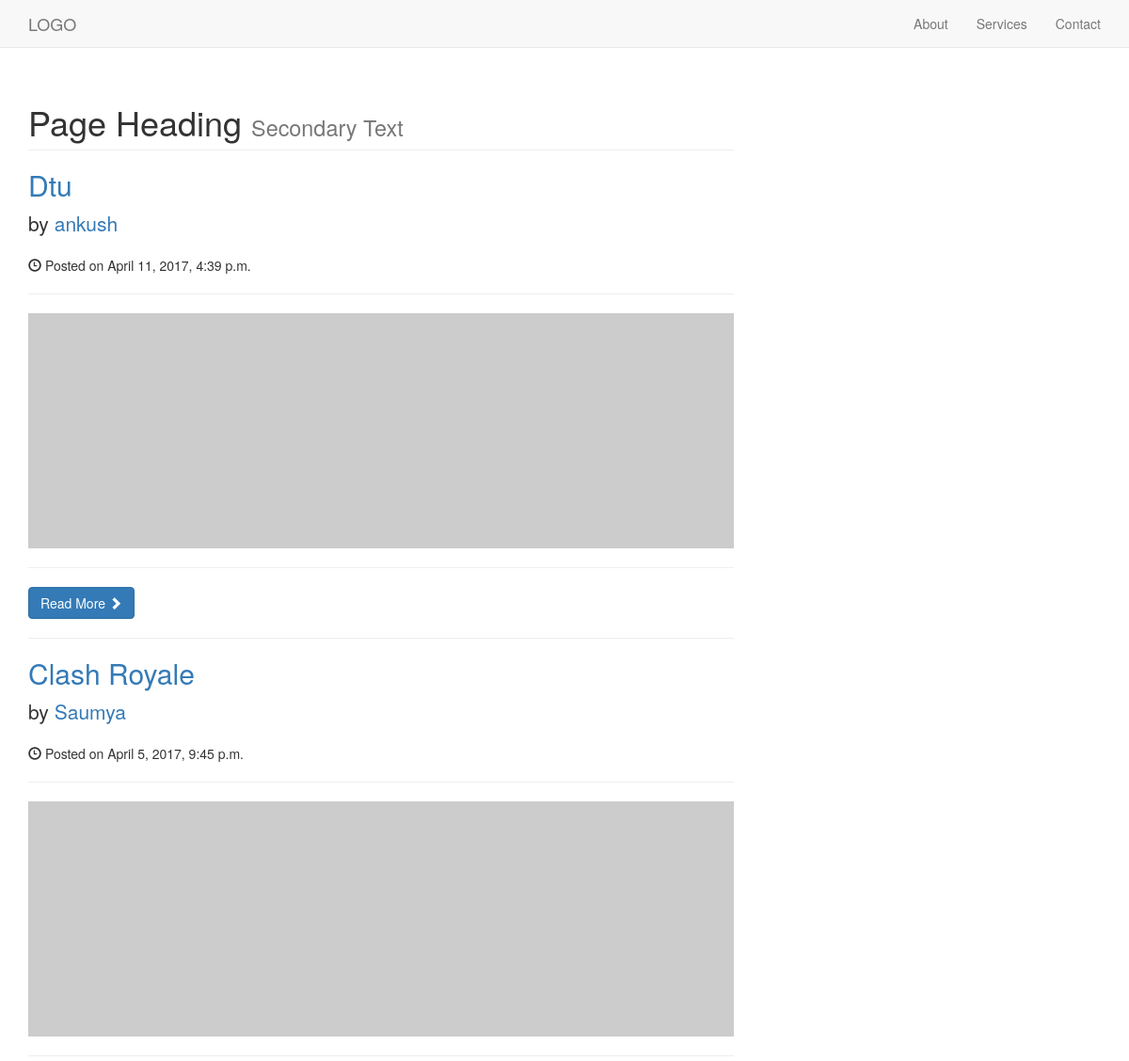
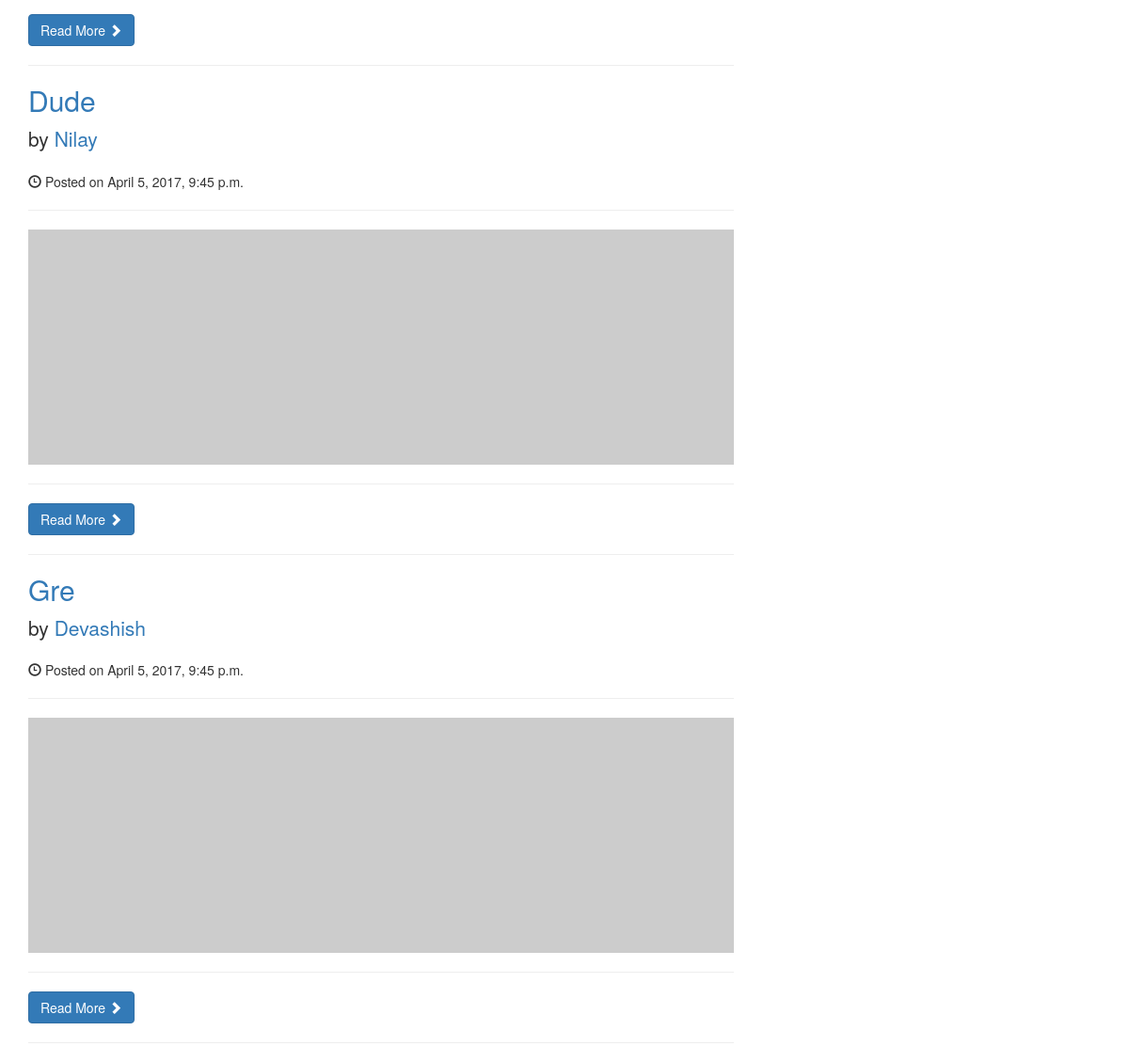
The page /recent/ on the database its author committed (2 pictures, top to bottom).
### add_blog/models.py (models this page shows, shortened)
class Blog(models.Model):
    user=models.ForeignKey(User,on_delete=models.CASCADE)
    title= models.CharField(max_length=200)
    sub_title = models.CharField(max_length=200)
    content = models.CharField(max_length=2000)
    rating = models.IntegerField()
    date = models.DateTimeField(default=datetime.now, blank=True)
    count = models.IntegerField(default=1)

### recent/views.py (the view)
def index(request):
    blogs = Blog.objects.all().order_by('date').reverse()
    template= loader.get_template('recent/index.html')
    context={
        "blogs":blogs
    }
    return HttpResponse(template.render(context,request))

### templates/recent/index.html (shortened to what this page needs)
{% load staticfiles %}
<!DOCTYPE html>
<html lang="en">
<head>
    <link rel="stylesheet" href="http://maxcdn.bootstrapcdn.com/bootstrap/3.3.4/css/bootstrap.min.css">
    <link href="{% static 'recent/bootstrap.min.css' %}" rel="stylesheet" />
    <link href="{% static 'recent/blog-home.css' %}" rel="stylesheet" />
</head>
<body>
<nav class="navbar navbar-default navbar-fixed-top topnav" role="navigation">
        <div class="container topnav">
            <div class="navbar-header">
                <a class="navbar-brand topnav" href="#">LOGO</a>
            </div>
            <div class="collapse navbar-collapse" id="bs-example-navbar-collapse-1">
                <ul class="nav navbar-nav navbar-right">
                    <li>
                        <a href="#about">About</a>
                    </li>
                    <li>
                        <a href="#services">Services</a>
                    </li>
                    <li>
                        <a href="#contact">Contact</a>
                    </li>
                </ul>
            </div>
        </div>
    </nav>
    <div class="container">
        <div class="row">
            <div class="col-md-8">
                <h1 class="page-header">
                    Page Heading
                    <small>Secondary Text</small>
                </h1>
                {% for blog in blogs %}
                    <h2>
                        <a href="#">{{ blog.title }}</a>
                    </h2>
                    <p class="lead">
                        by <a href="index.php">{{ blog.user }}</a>
                    </p>
                    <p><span class="glyphicon glyphicon-time"></span> Posted on {{ blog.date }}</p>
                    <hr>
                    <img class="img-responsive" src="http://placehold.it/900x300" alt="">
                    <hr>
                    <a class="btn btn-primary" href="{% url 'recent:index2' blog.id %}">Read More <span class="glyphicon glyphicon-chevron-right"></span></a>
                    <hr>
                {% endfor %}
            </div>
        </div>
    </div>
</body>
</html>

### recent/static/recent/blog-home.css (style rules this page uses)
body { padding-top: 70px; }

### rows shown on the page
Blog: title "Dtu", user "ankush", date "April 11, 2017, 4:39 p.m."
Blog: title "Clash Royale", user "Saumya", date "April 5, 2017, 9:45 p.m."
Blog: title "Dude", user "Nilay", date "April 5, 2017, 9:45 p.m."
Blog: title "Gre", user "Devashish", date "April 5, 2017, 9:45 p.m."
